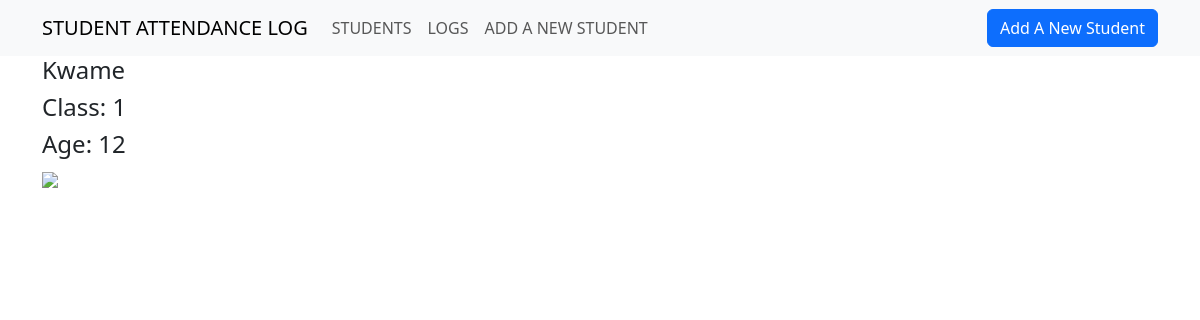
Screenshot of /qr/1 with the database file from the repository.
### app.py (models this page shows, shortened)
class StudentData(db.Model):
    __tablename__ = 'students'
    id = db.Column(db.Integer,
                   primary_key=True)
    name = db.Column(db.String)
    age = db.Column(db.String)
    studentclass = db.Column(db.String)

### app.py (the view)
@app.route('/qr/<int:id>')
def qr(id):
    student = StudentData.query.get_or_404(id)
    return render_template('qr.html', student=student)

### templates/qr.html
{% extends "base.html" %}
{% block body %}
<div class="container">
    <h4>{{student.name}}</h4>
    <h4>Class: {{student.studentclass}}</h4>
    <h4>Age: {{student.age}}</h4>
  <img src="../static/qrcodes/{{student.id}}.png" style="width:100%; object-fit: fill;"  srcset="">
</div>
{% endblock %}

### rows the page displays
StudentData: name "Kwame", studentclass "1", age "12"
